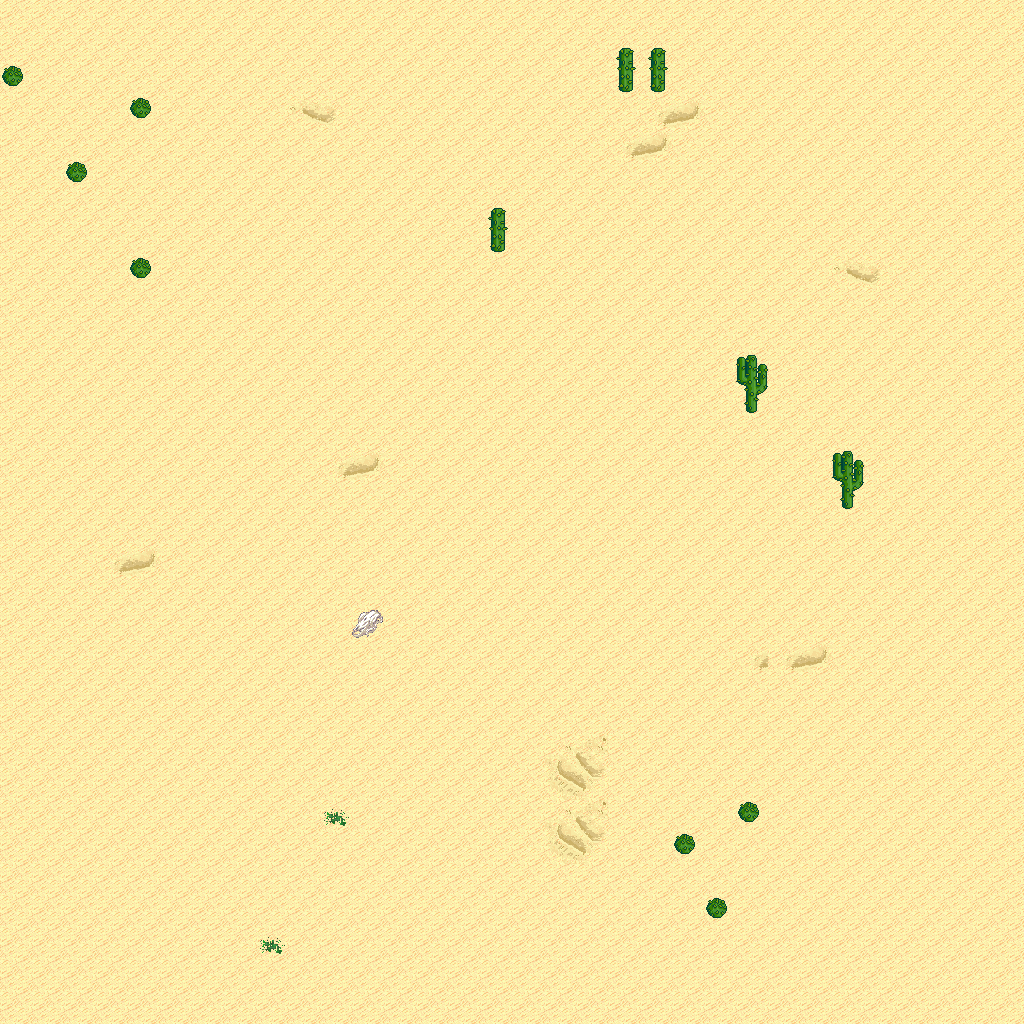

Tiled map render using the project's own tile images. Description and the map definition, with tile-layer contents summarised, below:
An orthogonal 32x32 tile map with 32x32 px tiles, 5 tile layers (Ground, Objects, Objects2, Above, ...), 1 hidden layer not drawn, 12 tilesets.

<map version="1.10" tiledversion="1.11.0" orientation="orthogonal" renderorder="right-down" width="32" height="32" tilewidth="32" tileheight="32" infinite="0" nextlayerid="11" nextobjectid="1">
 <tileset firstgid="1" name="logic_collision" tilewidth="32" tileheight="32" tilecount="1" columns="1">
  <image source="../drawable/logic_collision.png" width="32" height="32" />
 </tileset>
 <tileset firstgid="2" name="ground_ground" tilewidth="32" tileheight="32" tilecount="33" columns="3">
  <image source="../drawable/ground_ground.png" width="96" height="352" />
 </tileset>
 <tileset firstgid="35" name="ground_ridge_earth_pale" tilewidth="32" tileheight="32" tilecount="96" columns="12">
  <image source="../drawable/ground_ridge_earth_pale.png" width="384" height="256" />
 </tileset>
 <tileset firstgid="131" name="ground_ridge_earth_dark" tilewidth="32" tileheight="32" tilecount="96" columns="12">
  <image source="../drawable/ground_ridge_earth_dark.png" width="384" height="256" />
 </tileset>
 <tileset firstgid="227" name="terrain_desert" tilewidth="32" tileheight="32" tilecount="88" columns="8">
  <image source="../drawable/terrain_desert.png" width="256" height="352" />
 </tileset>
 <tileset firstgid="315" name="plant_tree_tree_darkgreen" tilewidth="32" tileheight="32" tilecount="88" columns="8">
  <image source="../drawable/plant_tree_tree_darkgreen.png" width="256" height="352" />
 </tileset>
 <tileset firstgid="403" name="ground_rock_pebbles" tilewidth="32" tileheight="32" tilecount="3" columns="1">
  <image source="../drawable/ground_rock_pebbles.png" width="32" height="96" />
 </tileset>
 <tileset firstgid="406" name="ground_sand_2" tilewidth="32" tileheight="32" tilecount="15" columns="5">
  <image source="../drawable/ground_sand_2.png" width="160" height="96" />
 </tileset>
 <tileset firstgid="421" name="plant_cactus_2" tilewidth="32" tileheight="32" tilecount="10" columns="5">
  <image source="../drawable/plant_cactus_2.png" width="160" height="64" />
 </tileset>
 <tileset firstgid="431" name="plant_cactus" tilewidth="32" tileheight="32" tilecount="2" columns="1">
  <image source="../drawable/plant_cactus.png" width="32" height="64" />
 </tileset>
 <tileset firstgid="433" name="plant_star_shaped_plants" tilewidth="32" tileheight="32" tilecount="6" columns="2">
  <image source="../drawable/plant_star_shaped_plants.png" width="64" height="96" />
 </tileset>
 <tileset firstgid="439" name="plant_tree_evergreen" tilewidth="32" tileheight="32" tilecount="36" columns="3">
  <image source="../drawable/plant_tree_evergreen.png" width="96" height="384" />
 </tileset>
 <layer id="1" name="Ground" width="32" height="32">
  <data>[1024 cells, 1024 non-empty, 11 distinct tile ids]</data>
 </layer>
 <layer id="2" name="Objects" width="32" height="32">
  <data>[1024 cells, 12 non-empty, 3 distinct tile ids]</data>
 </layer>
 <layer id="3" name="Objects2" width="32" height="32">
  <data>[1024 cells, 0 non-empty, 0 distinct tile ids]</data>
 </layer>
 <layer id="4" name="Above" width="32" height="32">
  <data>[1024 cells, 5 non-empty, 2 distinct tile ids]</data>
 </layer>
 <layer id="5" name="Above2" width="32" height="32">
  <data>[1024 cells, 0 non-empty, 0 distinct tile ids]</data>
 </layer>
 <layer id="6" name="Walkable" width="32" height="32" visible="0">
  <data>[1024 cells, 13 non-empty, 1 distinct tile ids]</data>
 </layer>
 <objectgroup id="7" name="Mapevents" />
 <objectgroup id="8" name="Spawn" />
 <objectgroup id="9" name="Keys" />
 <objectgroup id="10" name="Replace" />
</map>
